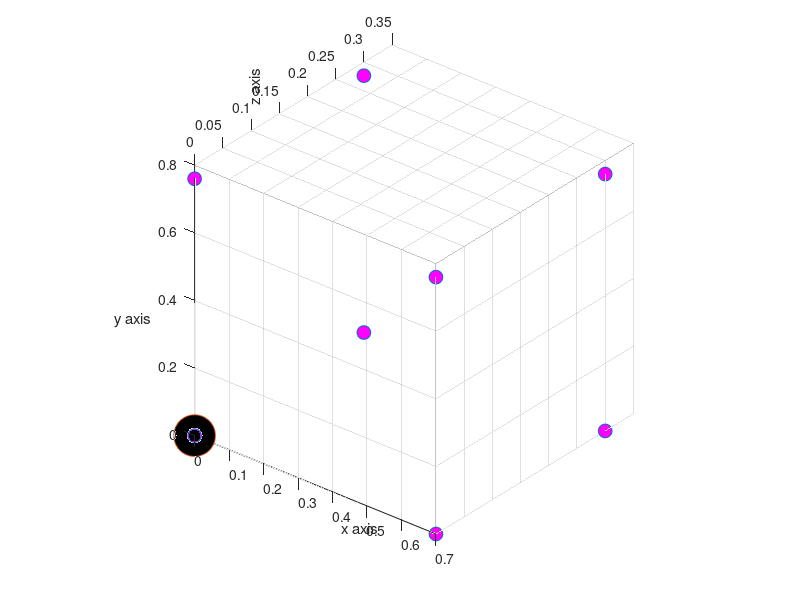

This figure's MATLAB source: (Note: this script raises an error after producing the figure.)
function flockCalibrate
% read in the sampled flock of birds data in order to generate the
% tranformation to the labeled space.
% philip.chan2@gmail.com
% see the defined function adjustFlockData

% the recorded data goes around points counterclockwise
% birds are fixed to a ruler 30 cm apart
close all;clear

% create a figure
figure('name', 'Table Space');hold on; grid on;

% draw the fixed points
% right handed the transmitter is the center
% table lines make x and y, z is up
x = .70; % sets up a cube
y = .76;
z = .30;
% no particular order, 8 points of a cube
calibrationPoints = [
    0 0 0
    x 0 0
    x y 0
    0 y 0
    0 0 z
    x 0 z
    x y z
    0 y z
    ];% rows of xyz

plot3(calibrationPoints(:,1), ...
    calibrationPoints(:,2), ...
    calibrationPoints(:,3), ...
    'o', 'markersize', 10, ...
    'markerfacecolor', 'm');

plot3(0, 0, 0,... % draw the transmitter
    'o', 'markersize', 30, ...
    'markerfacecolor', 'k');

xlabel('x axis')
ylabel('y axis')
zlabel('z axis')
% set the camera observer
set(gca, 'cameraPosition', [-1 -1 1]);

%% Flock Data
diagonalShift = 0; % whether to shift diagonal
switch 0
    case 0
        % read the trajectory
        load('flockSample_201345164355');
    case 1
        load('flockSampleDiag_201345164749');
        diagonalShift = 1; % whether to shift diagonal
end
% outdata.time;
% outdata.bird1pos; % elbow
% outdata.bird2pos; % hand


% adjustments
outdata.bird1pos = adjustFlockData(outdata.bird1pos,diagonalShift);
outdata.bird2pos = adjustFlockData(outdata.bird2pos,diagonalShift);

    pos = outdata.bird1pos;
    plot3(pos(:,1), ...
        pos(:,2), ...
        pos(:,3), ...
        'r-');
    pos = outdata.bird2pos;
    plot3(pos(:,1), ...
        pos(:,2), ...
        pos(:,3), ...
        'g-');


% plot over time
if 0
figure; hold on;grid on;
t = outdata.time;
pos = outdata.bird2pos;
plot(t,pos)
legend({'x', 'y', 'z'})
end

end


function [out] = adjustFlockData(pos, isDiagonal)


if isDiagonal
    A1 = makehgtform('zrotate',45*pi/180);
else
    A1 = makehgtform;
end

A2 = makehgtform('xrotate',190*pi/180);

for i = 1:size(pos,1) % loop over rows
    
    A = A1*A2*makehgtform('translate',pos(i,:)); %bird position
    out(i,:) = A(1:3,4).'; %save data
    
end

end


